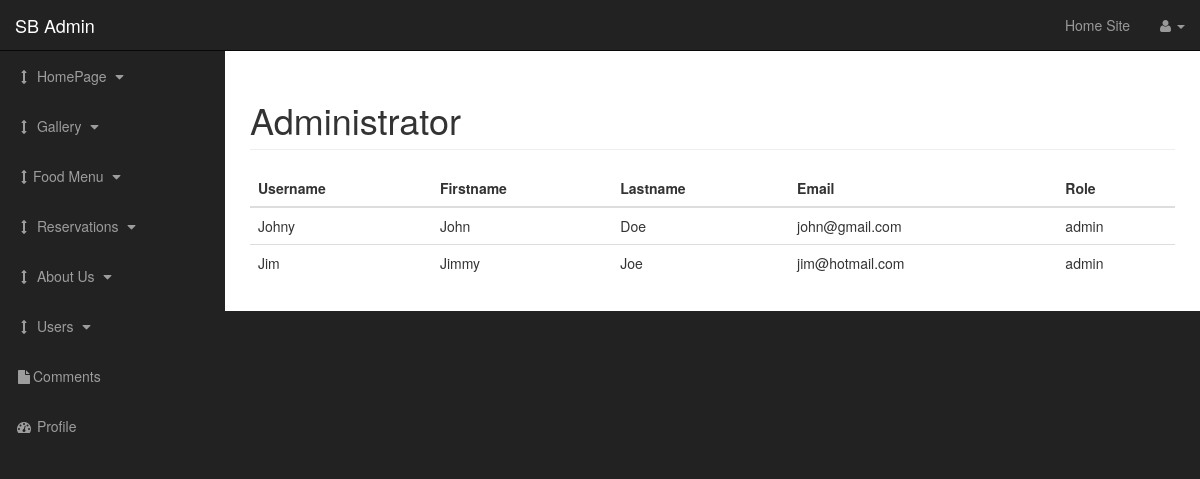
The app's page /admin/admin_users.php with its own data.
### tables this page shows
CREATE TABLE `users` (
  `id` int(3) NOT NULL,
  `username` varchar(255) NOT NULL,
  `password` varchar(255) NOT NULL,
  `firstname` varchar(255) NOT NULL,
  `lastname` varchar(255) NOT NULL,
  `email` varchar(255) NOT NULL,
  `role` varchar(255) NOT NULL,
  `randSalt` varchar(255) NOT NULL
);

### admin/admin_users.php (the view, shortened to what this page needs)
<?php
include_once "includes/admin_header.php";
include_once "includes/aside.php";
?>
    <div id="page-wrapper">
        <div class="container-fluid">
            <div class="row">
                <div class="col-lg-12">
                    <h1 class="page-header">
                        Administrator
                    </h1>
                    <?php
                    $query  = "SELECT * FROM users";
                    $result = mysqli_query($connection,$query);
                    ?>
                    <table class="table">
                        <thead>
                        <tr>
                            <th>Username</th>
                            <th>Firstname</th>
                            <th>Lastname</th>
                            <th>Email</th>
                            <th>Role</th>
                        </tr>
                        </thead>
                        <tbody>
                        <?php while($row = mysqli_fetch_assoc($result)) {
                            ?>
                            <tr>
                                <td><?php echo $row['username']?></td>
                                <td><?php echo $row['firstname']?></td>
                                <td><?php echo $row['lastname']?></td>
                                <td><?php echo $row['email']?></td>
                                <td><?php echo $row['role']?></td>
                            </tr>
                            <?php
                        }
                        ?>
                        </tbody>
                    </table>
                </div>
            </div>
        </div>
    </div>
    </div>
<?php
include_once "includes/footer.php";
?>

### admin/css/sb-admin.css (style rules this page uses)
body { margin-top: 100px; background-color: #222; }
@media (min-width:768px) { body { margin-top: 50px; } }
#page-wrapper { width: 100%; padding: 0; background-color: #fff; }
@media (min-width:768px) { #page-wrapper { padding: 10px; } }

### records on screen
users: username "Johny", firstname "John", lastname "Doe", email "john@gmail.com", role "admin"
users: username "Jim", firstname "Jimmy", lastname "Joe", email "jim@hotmail.com", role "admin"
